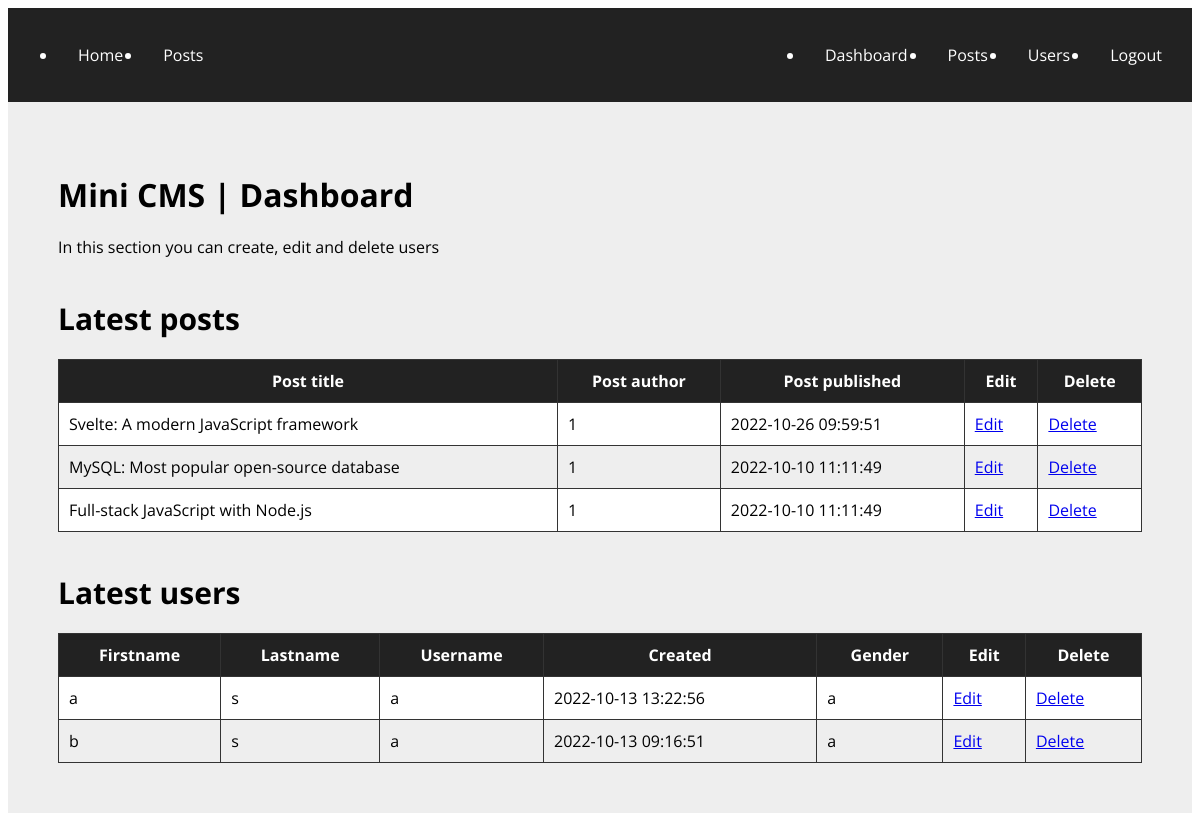
/admin/index.php (signed in), run on the app's committed database.
### tables this page shows
CREATE TABLE `posts` (
  `id` int(13) NOT NULL,
  `post_title` varchar(70) NOT NULL,
  `post_image` varchar(500) NOT NULL,
  `post_resume` varchar(500) NOT NULL,
  `post_content` longtext NOT NULL,
  `post_author` int(13) NOT NULL,
  `post_published` datetime NOT NULL
);

CREATE TABLE `users` (
  `id` int(13) NOT NULL,
  `firstname` varchar(100) NOT NULL,
  `lastname` varchar(100) NOT NULL,
  `username` varchar(30) NOT NULL,
  `password` varchar(60) NOT NULL,
  `created` datetime NOT NULL,
  `gender` varchar(30) NOT NULL
);

### admin/index.php (the view, shortened to what this page needs)
    <?php
    include_once('includes/connection.php');
    $sql = "SELECT * FROM posts ORDER BY post_published DESC LIMIT 3";
    $result = $con->query($sql);
    $sql2 = "SELECT * FROM users ORDER BY created DESC LIMIT 3";
    $result2 = $con->query($sql2); ?>
<!DOCTYPE html>
<html lang="en">
<head>
    <link rel="stylesheet" href="css/style.css" />
</head>
<body>
    <div class="page-wrapper">
    <?php include_once('includes/admin_menu.php') ?>
        <main class="page-content">
            <h1 class="page-title">Mini CMS | Dashboard</h1>
            <p>In this section you can create, edit and delete users</p>
                <h2 class="page-title-sub">Latest posts</h2>
                <table class="admin-table">
                    <thead>
                        <tr>
                            <th>Post title</th>
                            <th>Post author</th>
                            <th>Post published</th>
                            <th>Edit</th>
                            <th>Delete</th>
                        </tr>
                    </thead>
                    <tbody>
                        <?php while($row = $result->fetch_object()){ ?>
                                <tr>
                                    <td><?php echo $row->post_title; ?></td>
                                    <td><?php echo $row->post_author; ?></td>
                                    <td><?php echo $row->post_published; ?></td>
                                    <td><a href="post-update.php?id=<?php echo $row->id; ?>">Edit</a></td>
                                    <td><a href="post-delete.php?id=<?php echo $row->id; ?>">Delete</a></td>
                                </tr>
                           <?php } ?>
                    </tbody>
                </table>
                <h2 class="page-title-sub">Latest users</h2>
                <table class="admin-table">
                    <thead>
                        <tr>
                        <th>Firstname</th>
                        <th>Lastname</th>
                        <th>Username</th>
                        <th>Created</th>
                        <th>Gender</th>
                        <th>Edit</th>
                        <th>Delete</th>
                        </tr>
                    </thead>
                    <tbody>
                        <?php while($row = $result2->fetch_object()){ ?>
                                    <tr>
                                        <td><?php echo $row->firstname; ?></td>
                                        <td><?php echo $row->lastname; ?></td>
                                        <td><?php echo $row->username; ?></td>
                                        <td><?php echo $row->created; ?></td>
                                        <td><?php echo $row->gender; ?></td>
                                        <td><a href="user-update.php?id=<?php echo $row->id; ?>">Edit</a></td>
                                        <td><a href="user-delete.php?id=<?php echo $row->id; ?>">Delete</a></td>
                                    </tr>
                            <?php } ?>
                    </tbody>
                </table>
        </main>
    </div>
</body>
</html>

### admin/css/style.css (style rules this page uses)
body { font-family: 'Open Sans', sans-serif; }
.page-wrapper { min-height: 100vh; display: flex; flex-direction: column; }
.page-content { flex: 1; background-color: #eee; padding: 50px; }
.page-title { font-size: 32px; font-weight: bold; margin-bottom: 20px; }
.page-title-sub { font-size: 30px; font-weight: bold; margin: 40px 0 20px 0; }
table { background-color: #fff; width: 100%; }
th { background-color: #222; color: #fff; }
th, td { padding: 10px; }
table, th, td { border: solid 1px #333; border-collapse: collapse; }
tr:nth-child(even) { background-color: #eee; }

### data on the page
posts: post_title "Svelte: A modern JavaScript framework", post_author "1", post_published "2022-10-26 09:59:51"
posts: post_title "MySQL: Most popular open-source database", post_author "1", post_published "2022-10-10 11:11:49"
posts: post_title "Full-stack JavaScript with Node.js", post_author "1", post_published "2022-10-10 11:11:49"
users: firstname "a", lastname "s", username "a", created "2022-10-13 13:22:56", gender "a"
users: firstname "b", lastname "s", username "a", created "2022-10-13 09:16:51", gender "a"
